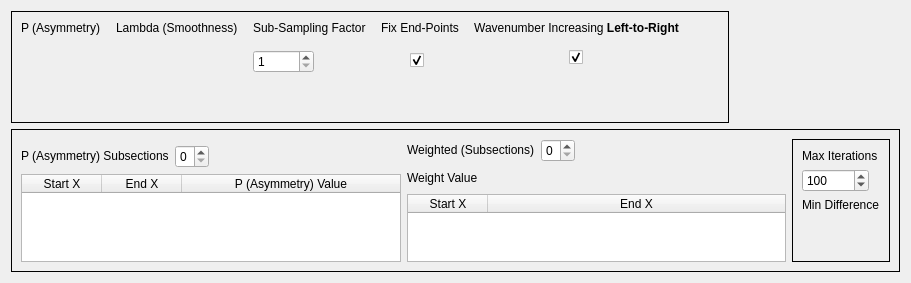
<?xml version="1.0" encoding="UTF-8"?>
<ui version="4.0">
 <class>Form</class>
 <widget class="QWidget" name="Form">
  <property name="geometry">
   <rect>
    <x>0</x>
    <y>0</y>
    <width>911</width>
    <height>257</height>
   </rect>
  </property>
  <property name="sizePolicy">
   <sizepolicy hsizetype="Preferred" vsizetype="Fixed">
    <horstretch>0</horstretch>
    <verstretch>0</verstretch>
   </sizepolicy>
  </property>
  <property name="windowTitle">
   <string>Form</string>
  </property>
  <layout class="QVBoxLayout" name="verticalLayout_11">
   <item>
    <widget class="QFrame" name="frame">
     <property name="sizePolicy">
      <sizepolicy hsizetype="Expanding" vsizetype="Fixed">
       <horstretch>0</horstretch>
       <verstretch>0</verstretch>
      </sizepolicy>
     </property>
     <property name="maximumSize">
      <size>
       <width>16777215</width>
       <height>70</height>
      </size>
     </property>
     <property name="frameShape">
      <enum>QFrame::Box</enum>
     </property>
     <property name="frameShadow">
      <enum>QFrame::Plain</enum>
     </property>
     <layout class="QHBoxLayout" name="horizontalLayout">
      <property name="spacing">
       <number>15</number>
      </property>
      <property name="sizeConstraint">
       <enum>QLayout::SetFixedSize</enum>
      </property>
      <item>
       <layout class="QVBoxLayout" name="verticalLayout">
        <property name="sizeConstraint">
         <enum>QLayout::SetFixedSize</enum>
        </property>
        <item>
         <widget class="QLabel" name="label">
          <property name="text">
           <string>P (Asymmetry)</string>
          </property>
         </widget>
        </item>
        <item>
         <spacer name="verticalSpacer">
          <property name="orientation">
           <enum>Qt::Vertical</enum>
          </property>
          <property name="sizeHint" stdset="0">
           <size>
            <width>20</width>
            <height>40</height>
           </size>
          </property>
         </spacer>
        </item>
       </layout>
      </item>
      <item>
       <layout class="QVBoxLayout" name="verticalLayout_2">
        <property name="sizeConstraint">
         <enum>QLayout::SetFixedSize</enum>
        </property>
        <item alignment="Qt::AlignTop">
         <widget class="QLabel" name="label_2">
          <property name="sizePolicy">
           <sizepolicy hsizetype="Preferred" vsizetype="Fixed">
            <horstretch>0</horstretch>
            <verstretch>0</verstretch>
           </sizepolicy>
          </property>
          <property name="text">
           <string>Lambda (Smoothness)</string>
          </property>
         </widget>
        </item>
        <item>
         <spacer name="verticalSpacer_2">
          <property name="orientation">
           <enum>Qt::Vertical</enum>
          </property>
          <property name="sizeHint" stdset="0">
           <size>
            <width>20</width>
            <height>40</height>
           </size>
          </property>
         </spacer>
        </item>
       </layout>
      </item>
      <item>
       <layout class="QVBoxLayout" name="verticalLayout_3">
        <property name="sizeConstraint">
         <enum>QLayout::SetFixedSize</enum>
        </property>
        <item>
         <widget class="QLabel" name="label_3">
          <property name="text">
           <string>Sub-Sampling Factor</string>
          </property>
         </widget>
        </item>
        <item>
         <widget class="QSpinBox" name="spinBoxRedux">
          <property name="sizePolicy">
           <sizepolicy hsizetype="Fixed" vsizetype="Fixed">
            <horstretch>0</horstretch>
            <verstretch>0</verstretch>
           </sizepolicy>
          </property>
          <property name="minimum">
           <number>1</number>
          </property>
          <property name="maximum">
           <number>10000</number>
          </property>
         </widget>
        </item>
        <item>
         <spacer name="verticalSpacer_3">
          <property name="orientation">
           <enum>Qt::Vertical</enum>
          </property>
          <property name="sizeHint" stdset="0">
           <size>
            <width>20</width>
            <height>40</height>
           </size>
          </property>
         </spacer>
        </item>
       </layout>
      </item>
      <item>
       <layout class="QVBoxLayout" name="verticalLayout_4">
        <property name="sizeConstraint">
         <enum>QLayout::SetFixedSize</enum>
        </property>
        <item alignment="Qt::AlignTop">
         <widget class="QLabel" name="label_4">
          <property name="sizePolicy">
           <sizepolicy hsizetype="Fixed" vsizetype="Fixed">
            <horstretch>0</horstretch>
            <verstretch>0</verstretch>
           </sizepolicy>
          </property>
          <property name="text">
           <string>Fix End-Points</string>
          </property>
         </widget>
        </item>
        <item alignment="Qt::AlignHCenter|Qt::AlignTop">
         <widget class="QCheckBox" name="checkBox">
          <property name="minimumSize">
           <size>
            <width>20</width>
            <height>20</height>
           </size>
          </property>
          <property name="text">
           <string/>
          </property>
          <property name="checked">
           <bool>true</bool>
          </property>
         </widget>
        </item>
        <item>
         <spacer name="verticalSpacer_4">
          <property name="orientation">
           <enum>Qt::Vertical</enum>
          </property>
          <property name="sizeHint" stdset="0">
           <size>
            <width>20</width>
            <height>40</height>
           </size>
          </property>
         </spacer>
        </item>
       </layout>
      </item>
      <item>
       <layout class="QVBoxLayout" name="verticalLayout_5">
        <property name="sizeConstraint">
         <enum>QLayout::SetFixedSize</enum>
        </property>
        <item>
         <widget class="QLabel" name="label_13">
          <property name="sizePolicy">
           <sizepolicy hsizetype="Fixed" vsizetype="Fixed">
            <horstretch>0</horstretch>
            <verstretch>0</verstretch>
           </sizepolicy>
          </property>
          <property name="minimumSize">
           <size>
            <width>181</width>
            <height>0</height>
           </size>
          </property>
          <property name="maximumSize">
           <size>
            <width>350</width>
            <height>20</height>
           </size>
          </property>
          <property name="text">
           <string>&lt;html&gt;&lt;head/&gt;&lt;body&gt;&lt;p align=&quot;center&quot;&gt;Wavenumber Increasing &lt;span style=&quot; font-weight:700;&quot;&gt;Left-to-Right&lt;/span&gt;&lt;/p&gt;&lt;/body&gt;&lt;/html&gt;</string>
          </property>
          <property name="textFormat">
           <enum>Qt::RichText</enum>
          </property>
          <property name="wordWrap">
           <bool>false</bool>
          </property>
         </widget>
        </item>
        <item alignment="Qt::AlignHCenter|Qt::AlignVCenter">
         <widget class="QCheckBox" name="checkBoxWNIncreasing">
          <property name="sizePolicy">
           <sizepolicy hsizetype="Fixed" vsizetype="Fixed">
            <horstretch>0</horstretch>
            <verstretch>0</verstretch>
           </sizepolicy>
          </property>
          <property name="toolTip">
           <string>Conjugate if the frequency axis increases right-to-left.</string>
          </property>
          <property name="text">
           <string/>
          </property>
          <property name="checked">
           <bool>true</bool>
          </property>
         </widget>
        </item>
        <item>
         <spacer name="verticalSpacer_7">
          <property name="orientation">
           <enum>Qt::Vertical</enum>
          </property>
          <property name="sizeHint" stdset="0">
           <size>
            <width>20</width>
            <height>40</height>
           </size>
          </property>
         </spacer>
        </item>
       </layout>
      </item>
      <item>
       <spacer name="horizontalSpacer_4">
        <property name="orientation">
         <enum>Qt::Horizontal</enum>
        </property>
        <property name="sizeHint" stdset="0">
         <size>
          <width>40</width>
          <height>20</height>
         </size>
        </property>
       </spacer>
      </item>
     </layout>
    </widget>
   </item>
   <item>
    <widget class="QFrame" name="horizontalFrame_4">
     <property name="frameShape">
      <enum>QFrame::Box</enum>
     </property>
     <layout class="QHBoxLayout" name="horizontalLayout_5">
      <item>
       <layout class="QVBoxLayout" name="verticalLayout_10">
        <property name="topMargin">
         <number>6</number>
        </property>
        <item>
         <layout class="QHBoxLayout" name="horizontalLayout_2">
          <property name="sizeConstraint">
           <enum>QLayout::SetFixedSize</enum>
          </property>
          <item>
           <widget class="QLabel" name="label_6">
            <property name="sizePolicy">
             <sizepolicy hsizetype="Preferred" vsizetype="Fixed">
              <horstretch>0</horstretch>
              <verstretch>0</verstretch>
             </sizepolicy>
            </property>
            <property name="text">
             <string>P (Asymmetry) Subsections</string>
            </property>
           </widget>
          </item>
          <item>
           <widget class="QSpinBox" name="spinBoxAsymSubSections">
            <property name="sizePolicy">
             <sizepolicy hsizetype="Fixed" vsizetype="Fixed">
              <horstretch>0</horstretch>
              <verstretch>0</verstretch>
             </sizepolicy>
            </property>
            <property name="maximum">
             <number>5</number>
            </property>
           </widget>
          </item>
          <item>
           <spacer name="horizontalSpacer">
            <property name="orientation">
             <enum>Qt::Horizontal</enum>
            </property>
            <property name="sizeHint" stdset="0">
             <size>
              <width>40</width>
              <height>20</height>
             </size>
            </property>
           </spacer>
          </item>
         </layout>
        </item>
        <item>
         <widget class="QTableWidget" name="tableWidgetAsym">
          <property name="sizePolicy">
           <sizepolicy hsizetype="Expanding" vsizetype="Fixed">
            <horstretch>0</horstretch>
            <verstretch>0</verstretch>
           </sizepolicy>
          </property>
          <property name="minimumSize">
           <size>
            <width>0</width>
            <height>4</height>
           </size>
          </property>
          <property name="maximumSize">
           <size>
            <width>16777215</width>
            <height>200</height>
           </size>
          </property>
          <property name="baseSize">
           <size>
            <width>0</width>
            <height>140</height>
           </size>
          </property>
          <property name="frameShadow">
           <enum>QFrame::Plain</enum>
          </property>
          <property name="horizontalScrollBarPolicy">
           <enum>Qt::ScrollBarAsNeeded</enum>
          </property>
          <property name="rowCount">
           <number>0</number>
          </property>
          <attribute name="horizontalHeaderCascadingSectionResizes">
           <bool>true</bool>
          </attribute>
          <attribute name="horizontalHeaderMinimumSectionSize">
           <number>20</number>
          </attribute>
          <attribute name="horizontalHeaderDefaultSectionSize">
           <number>80</number>
          </attribute>
          <attribute name="horizontalHeaderHighlightSections">
           <bool>false</bool>
          </attribute>
          <attribute name="horizontalHeaderStretchLastSection">
           <bool>true</bool>
          </attribute>
          <column>
           <property name="text">
            <string>Start X</string>
           </property>
          </column>
          <column>
           <property name="text">
            <string>End X</string>
           </property>
          </column>
          <column>
           <property name="text">
            <string>P (Asymmetry) Value</string>
           </property>
          </column>
         </widget>
        </item>
       </layout>
      </item>
      <item>
       <layout class="QVBoxLayout" name="verticalLayout_8">
        <property name="sizeConstraint">
         <enum>QLayout::SetDefaultConstraint</enum>
        </property>
        <item>
         <layout class="QHBoxLayout" name="horizontalLayout_3">
          <item>
           <widget class="QLabel" name="label_7">
            <property name="sizePolicy">
             <sizepolicy hsizetype="Fixed" vsizetype="Fixed">
              <horstretch>0</horstretch>
              <verstretch>0</verstretch>
             </sizepolicy>
            </property>
            <property name="text">
             <string>Weighted (Subsections)</string>
            </property>
           </widget>
          </item>
          <item>
           <widget class="QSpinBox" name="spinBoxWSubSections">
            <property name="sizePolicy">
             <sizepolicy hsizetype="Fixed" vsizetype="Fixed">
              <horstretch>0</horstretch>
              <verstretch>0</verstretch>
             </sizepolicy>
            </property>
            <property name="maximum">
             <number>5</number>
            </property>
           </widget>
          </item>
          <item>
           <spacer name="horizontalSpacer_2">
            <property name="orientation">
             <enum>Qt::Horizontal</enum>
            </property>
            <property name="sizeHint" stdset="0">
             <size>
              <width>40</width>
              <height>20</height>
             </size>
            </property>
           </spacer>
          </item>
         </layout>
        </item>
        <item>
         <layout class="QHBoxLayout" name="horizontalLayout_4">
          <item>
           <widget class="QLabel" name="label_8">
            <property name="text">
             <string>Weight Value</string>
            </property>
           </widget>
          </item>
          <item>
           <spacer name="horizontalSpacer_3">
            <property name="orientation">
             <enum>Qt::Horizontal</enum>
            </property>
            <property name="sizeHint" stdset="0">
             <size>
              <width>40</width>
              <height>20</height>
             </size>
            </property>
           </spacer>
          </item>
         </layout>
        </item>
        <item>
         <widget class="QTableWidget" name="tableWidgetWeights">
          <property name="sizePolicy">
           <sizepolicy hsizetype="Expanding" vsizetype="Fixed">
            <horstretch>0</horstretch>
            <verstretch>0</verstretch>
           </sizepolicy>
          </property>
          <property name="minimumSize">
           <size>
            <width>0</width>
            <height>12</height>
           </size>
          </property>
          <property name="maximumSize">
           <size>
            <width>16777215</width>
            <height>300</height>
           </size>
          </property>
          <property name="baseSize">
           <size>
            <width>0</width>
            <height>65</height>
           </size>
          </property>
          <property name="columnCount">
           <number>2</number>
          </property>
          <attribute name="horizontalHeaderDefaultSectionSize">
           <number>80</number>
          </attribute>
          <attribute name="horizontalHeaderStretchLastSection">
           <bool>true</bool>
          </attribute>
          <column>
           <property name="text">
            <string>Start X</string>
           </property>
          </column>
          <column>
           <property name="text">
            <string>End X</string>
           </property>
          </column>
         </widget>
        </item>
       </layout>
      </item>
      <item>
       <widget class="QFrame" name="frameMinMaxIterDiff">
        <property name="sizePolicy">
         <sizepolicy hsizetype="Fixed" vsizetype="Fixed">
          <horstretch>0</horstretch>
          <verstretch>0</verstretch>
         </sizepolicy>
        </property>
        <property name="frameShape">
         <enum>QFrame::Box</enum>
        </property>
        <property name="frameShadow">
         <enum>QFrame::Plain</enum>
        </property>
        <layout class="QVBoxLayout" name="verticalLayout_6">
         <item>
          <layout class="QVBoxLayout" name="verticalLayoutMiNMaxIterDiff">
           <property name="topMargin">
            <number>0</number>
           </property>
           <item>
            <widget class="QLabel" name="label_9">
             <property name="text">
              <string>Max Iterations</string>
             </property>
            </widget>
           </item>
           <item>
            <widget class="QSpinBox" name="spinBoxMaxIter">
             <property name="sizePolicy">
              <sizepolicy hsizetype="Fixed" vsizetype="Fixed">
               <horstretch>0</horstretch>
               <verstretch>0</verstretch>
              </sizepolicy>
             </property>
             <property name="minimum">
              <number>1</number>
             </property>
             <property name="maximum">
              <number>1000000</number>
             </property>
             <property name="value">
              <number>100</number>
             </property>
            </widget>
           </item>
           <item>
            <widget class="QLabel" name="label_10">
             <property name="text">
              <string>Min Difference</string>
             </property>
            </widget>
           </item>
           <item>
            <spacer name="verticalSpacer_5">
             <property name="orientation">
              <enum>Qt::Vertical</enum>
             </property>
             <property name="sizeHint" stdset="0">
              <size>
               <width>20</width>
               <height>40</height>
              </size>
             </property>
            </spacer>
           </item>
          </layout>
         </item>
        </layout>
       </widget>
      </item>
     </layout>
    </widget>
   </item>
   <item>
    <spacer name="verticalSpacer_6">
     <property name="orientation">
      <enum>Qt::Vertical</enum>
     </property>
     <property name="sizeHint" stdset="0">
      <size>
       <width>20</width>
       <height>40</height>
      </size>
     </property>
    </spacer>
   </item>
  </layout>
 </widget>
 <resources/>
 <connections/>
</ui>
